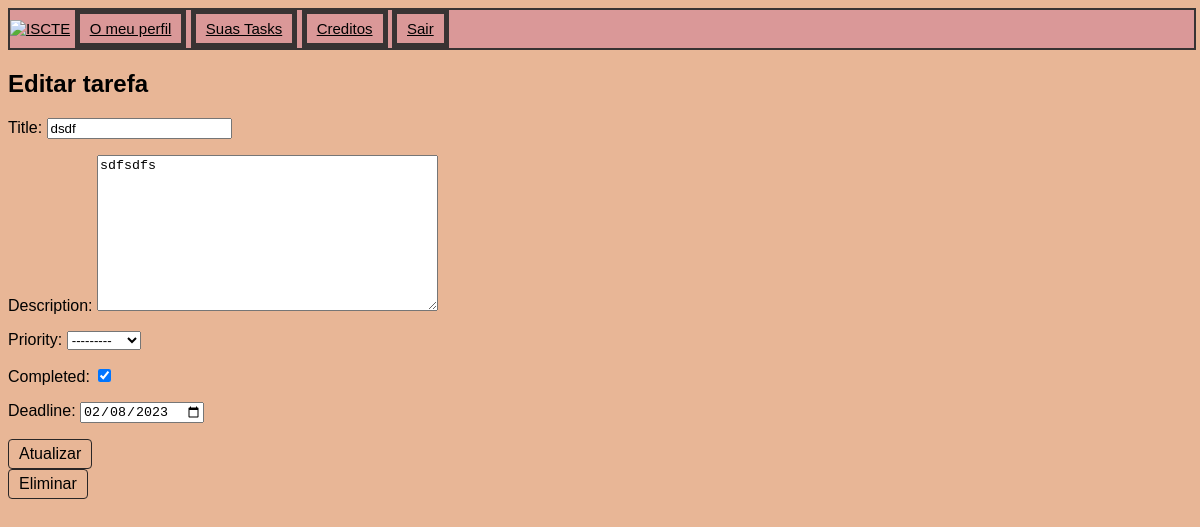
The page /tasks/edit/11/ (signed in) on the database as committed earlier.
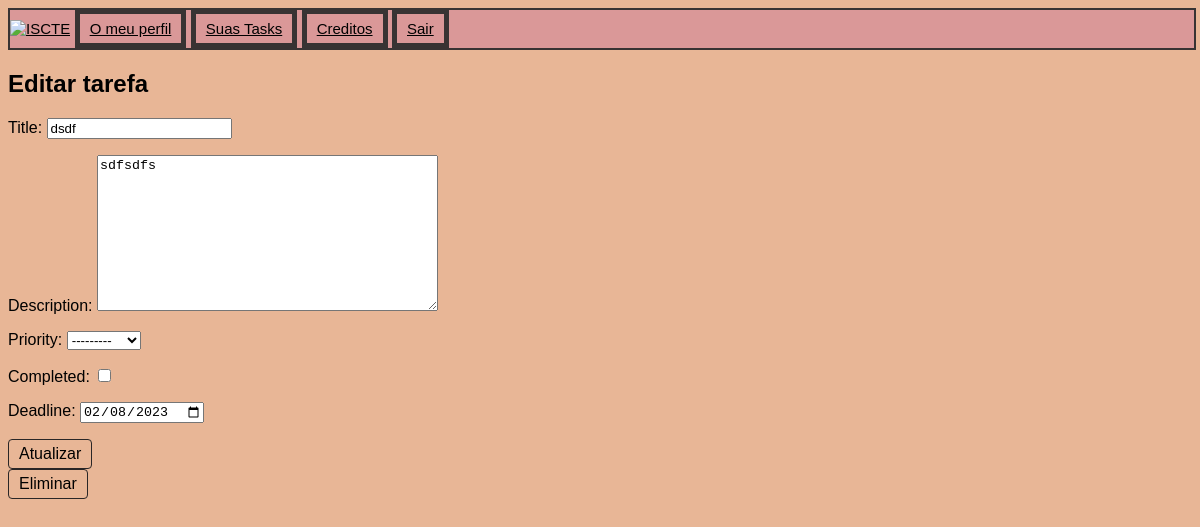
The same page on the database as committed later.
### taskmanager/models.py (models this page shows, shortened)
class Task(models.Model):
    PRIORITY_CHOICES = [
        ('pouca', 'Pouca'),
        ('mediana', 'Mediana'),
        ('alta', 'Alta')
    ]
    title = models.CharField(max_length=200)
    description = models.TextField()
    priority = models.CharField(max_length=20, choices=PRIORITY_CHOICES)
    deadline = models.DateField()
    completed = models.BooleanField(default=False)
    user = models.ForeignKey(User, on_delete=models.CASCADE)

### taskmanager/views.py (the view)
# urls.py: path('tasks/edit/<int:task_id>/', views.edit_task, name='edit_task'),
@login_required(login_url='/taskmanager/')
def edit_task(request, task_id):
    task = Task.objects.get(id=task_id)
    if request.method == 'POST':
        form = TaskForm(request.POST, instance=task)
        if form.is_valid():
            form.save()
            return redirect('taskmanager:task_list')
    else:
        form = TaskForm(instance=task)
    return render(request, 'taskmanager/edit_task.html', {'form': form, 'task': task})

### taskmanager/forms.py
class TaskForm(forms.ModelForm):
    class Meta:
        model = Task
        fields = ['title', 'description', 'priority', 'completed', 'deadline']
        widgets = {
            'deadline': forms.DateInput(attrs={'type': 'date'})
        }

### taskmanager/templates/taskmanager/edit_task.html (shortened to what this page needs)
{% extends "./base.html" %}
{% block head %}
    {% load static %}
    <link rel="stylesheet" type="text/css" href="{% static 'taskmanager/css/mystyle.css'%}">
{% endblock %}
{% block content %}
  <h2>Editar tarefa</h2>
  <form method="post" action="{% url 'taskmanager:edit_task' task.id %}">
    {{ form.as_p }}
    <button type="submit">Atualizar</button>
  </form>
    <button id="delete">Eliminar</button>
{% endblock %}

Rows that differ between the two databases and show on the page:
changed Task "dsdf": completed "☑" → "☐"
